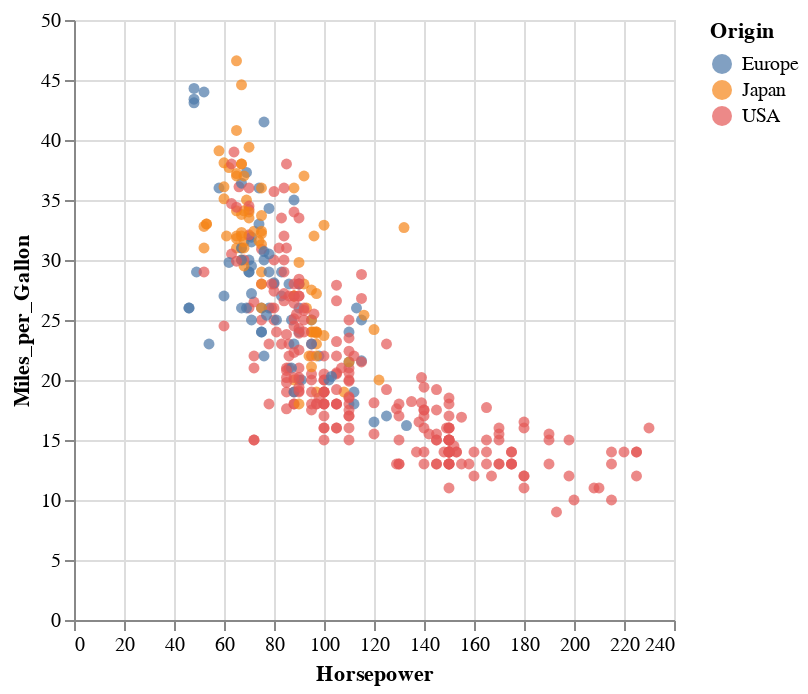

The notebook cell this image was saved under:
### Code cell
# Agora só por cor, mas com o marcador específico em círculo
alt.Chart(cars).mark_circle().encode(
    x='Horsepower',
    y='Miles_per_Gallon',
    color='Origin',
)

### Figure 1 — Vega-Lite specification as saved in the notebook (floating-point values rounded to 4 significant figures; data arrays with more than 128 entries replaced by an {"elided": "..."} marker saying what was removed)
{"config": {"view": {"continuousWidth": 300, "continuousHeight": 300}}, "data": {"name": "data-f02450ab61490a1363517a0190416235"}, "mark": {"type": "circle"}, "encoding": {"color": {"field": "Origin", "type": "nominal"}, "x": {"field": "Horsepower", "type": "quantitative"}, "y": {"field": "Miles_per_Gallon", "type": "quantitative"}}, "$schema": "https://vega.github.io/schema/vega-lite/v5.14.1.json", "datasets": {"data-f02450ab61490a1363517a0190416235": {"elided": "406 records"}}}
